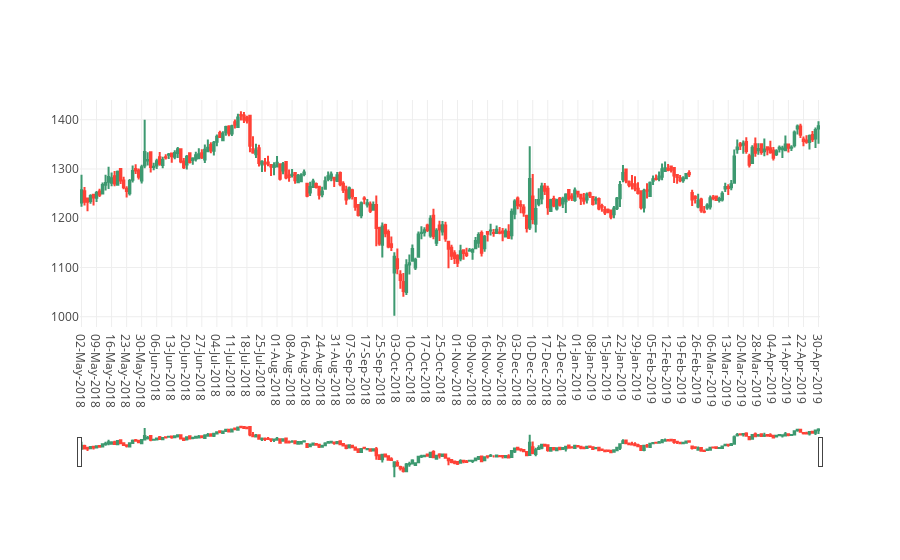

Notebook cell for this chart:
### Code cell
#candlestick chart
cmp = input("Enter company name: ")
df = pd.read_csv(cmp+'.csv')
trace = go.Candlestick(x=df['Date'],
                open=df['Open Price'],
                high=df['High Price'],
                low=df['Low Price'],
                close=df['Close Price'])
fig = go.Figure(data=[trace])
py.offline.iplot(fig)

### Figure 1 — Plotly figure (JSON) as saved in the notebook; plotly's stock layout.template omitted (floating-point values rounded to 4 significant figures; data arrays with more than 128 entries replaced by an {"elided": "..."} marker saying what was removed)
{"data": [{"close": {"elided": "246 float values"}, "high": {"elided": "246 float values"}, "low": {"elided": "246 float values"}, "open": {"elided": "246 float values"}, "type": "candlestick", "uid": "2a72662d-dede-4321-bea0-0e1cc03227bb", "x": {"elided": "246 str values"}}], "layout": {}}
